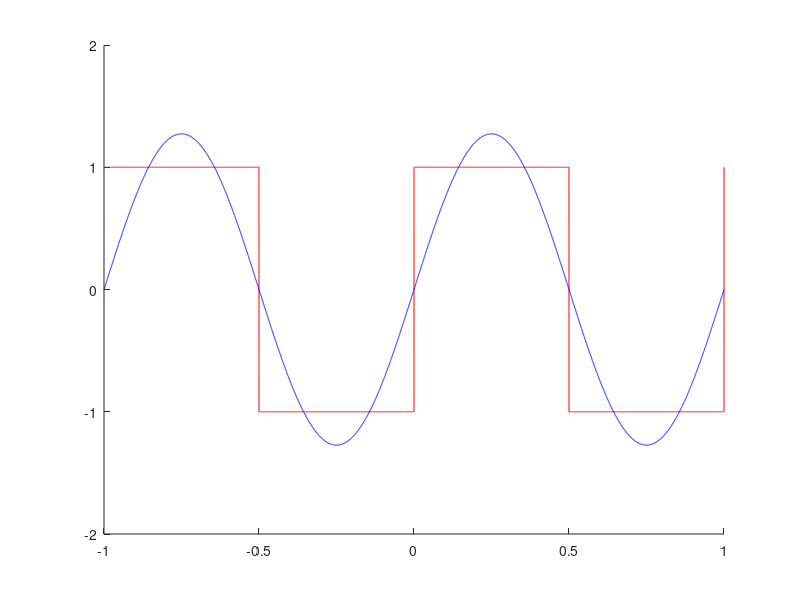
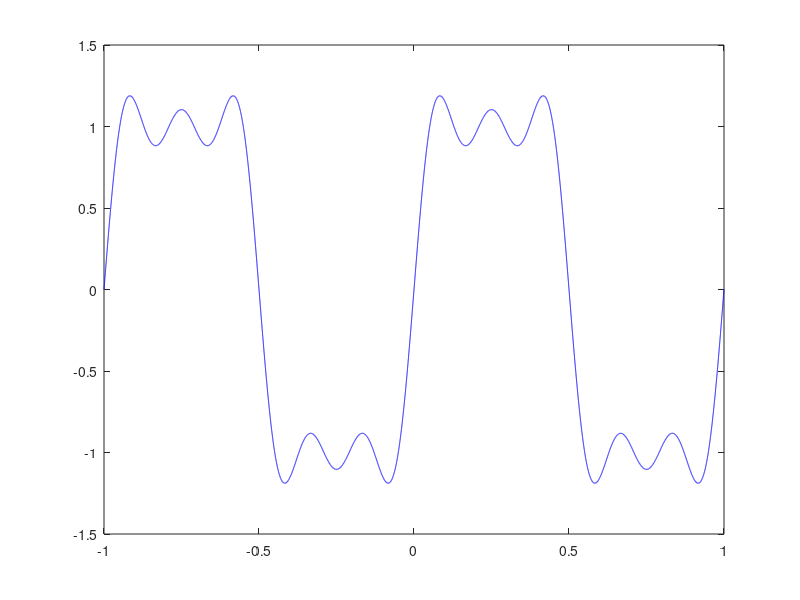
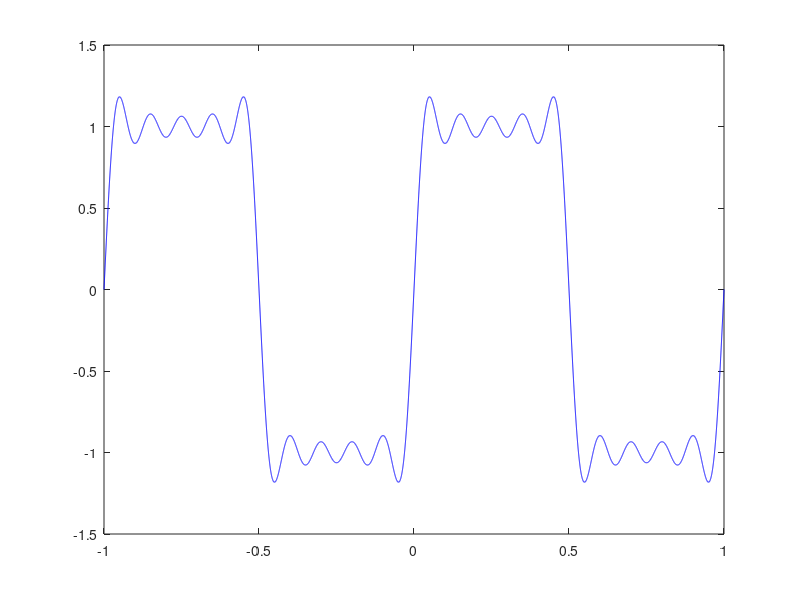
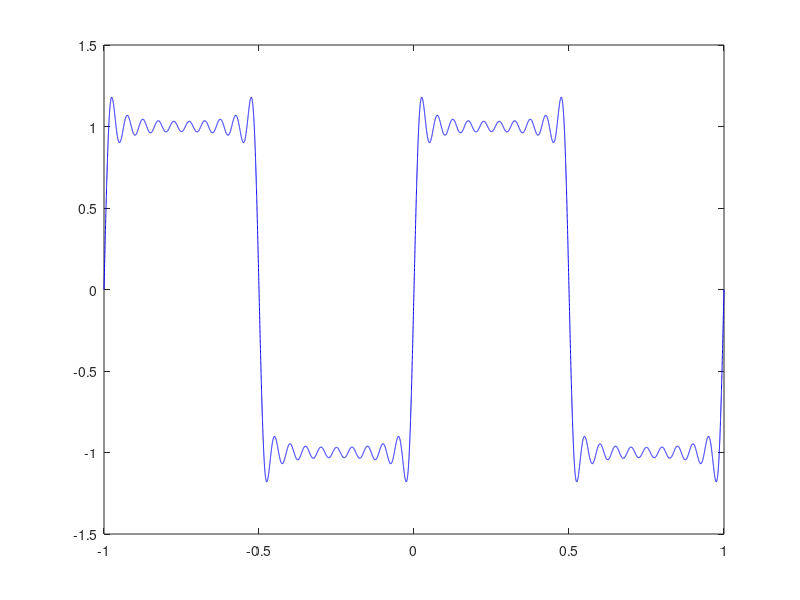

These figures' MATLAB source, in order:
hold on;
xlim([-1 1])
ylim([-2 2])

figure(1)
x = -1:0.0001:1;
y = square(2 * pi * x);
plot(x, y, 'r')

k = 1;
tempY = 0.0;
for i = 1:1
    tempY = tempY + sin(2 * pi * k * x)/k;
    k = k + 2;
end

yApprox = tempY * 4/pi;

plot(x, yApprox, 'b')


figure(2)
x = -1:0.0001:1;
y = square(2 * pi * x);
plot(x, y, 'r')

k = 1;
tempY = 0.0;
for i = 1:3
    tempY = tempY + sin(2 * pi * k * x)/k;
    k = k + 2;
end

yApprox = tempY * 4/pi;

plot(x, yApprox, 'b')

figure(3)
x = -1:0.0001:1;
y = square(2 * pi * x);
plot(x, y, 'r')

k = 1;
tempY = 0.0;
for i = 1:5
    tempY = tempY + sin(2 * pi * k * x)/k;
    k = k + 2;
end

yApprox = tempY * 4/pi;

plot(x, yApprox, 'b')

figure(4)
x = -1:0.0001:1;
y = square(2 * pi * x);
plot(x, y, 'r')

k = 1;
tempY = 0.0;
for i = 1:10
    tempY = tempY + sin(2 * pi * k * x)/k;
    k = k + 2;
end

yApprox = tempY * 4/pi;

plot(x, yApprox, 'b')

figure(5)
x = -1:0.0001:1;
y = square(2 * pi * x);
plot(x, y, 'r')

k = 1;
tempY = 0.0;
for i = 1:50
    tempY = tempY + sin(2 * pi * k * x)/k;
    k = k + 2;
end

yApprox = tempY * 4/pi;

plot(x, yApprox, 'b')

figure(6)
x = -1:0.0001:1;
y = square(2 * pi * x);
plot(x, y, 'r')

k = 1;
tempY = 0.0;
for i = 1:500
    tempY = tempY + sin(2 * pi * k * x)/k;
    k = k + 2;
end

yApprox = tempY * 4/pi;

plot(x, yApprox, 'b')
